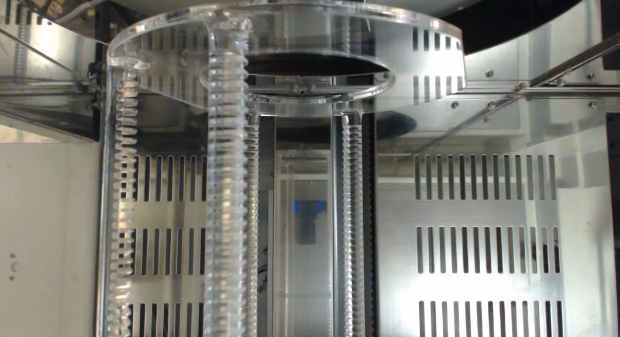
#> input picture data/calibration/sample_template.png, 620 x 337 px
$ python -i HoughLineDetector.py   (imports and definitions only)
#> lines starting #> are read from the running program, lines starting #| are printed output that depends on the picture; after the words box and inside, x2 and y2 are one past the last pixel; in counts of white or black regions, pixels touching at a corner belong together
### logics/ContourLineDetector.py
import cv2
from math import asin, tan

import numpy as np

from logics.HoughLineDetector import detectHoughLines
from models.Line import Line
from utils.Logger import logger
from utils.visualize.WindowManager import WindowManager

MINIMUM_POINTS_FOR_LINE = 3
NUM_OF_DIRECTIONS = 2000
INF = 100000

# [51 lines left out: functions detectContourLine, findMainLines, not called in this run]


def findMainDirectionByLines(lines):
    sins = []
    for idx, line in enumerate(lines):
        x1, y1, x2, y2 = line[0]
        deltax, deltay = x2-x1, y2-y1
        length = (deltax**2 + deltay**2)**(1/2)
        sin = deltay / length

        # logger.debug("idx={}, deltay={}, deltax={}, sin={}, length={}".format(idx, deltay, deltax, sin,length))
        sins.append(sin)

    hist, bin_edges = np.histogram(sins, bins=NUM_OF_DIRECTIONS)
    hist, bin_edges= list(hist), list(bin_edges)
    if bin_edges[0] == -1.0:
        if bin_edges[-1] == 1.0:
            hist[-1] += hist[0]
        else:
            hist.append(hist[0])
            bin_edges.append(1.0)
        bin_edges.__delitem__(0)
        hist.__delitem__(0)

    logger.debug("hist={}".format(hist))
    logger.debug("bin_edges={}".format(bin_edges))
    maximum, idx = findMax(hist)
    logger.debug("Main direction sin={}-{}, maximum={}, idx={}".format(bin_edges[idx], bin_edges[idx+1], maximum, idx))
    mainDirection = bin_edges[idx+1]
    # import matplotlib.pyplot as plt
    # plt.hist(hist,bin_edges)  # plt.hist passes it's arguments to np.histogram
    # plt.title("Histogram with 'auto' bins")
    # plt.show()

    return mainDirection

def findMax(arr):
    max = -INF
    max_idx = -1
    for idx, item in enumerate(arr):
        if item > max:
            max = item
            max_idx = idx

    return max, max_idx

### utils/Logger.py
import logging

from utils.base.Singleton import Singleton


class Logger(Singleton):
    @classmethod
    def getLogger(cls, log_level):
#> further down, picture is the input picture: shape (337, 620, 3); mean B, G, R 117.8, 124.4, 124.6
        logger = cls.getInstance().logger
        if log_level is "DEBUG":
            logger.setLevel(logging.DEBUG)
        elif log_level is "INFO":
            logger.setLevel(logging.INFO)
        return logger

    def __init__(self):
        self.logger = logging.getLogger("JYP")
        self.formatter = \
            logging.Formatter('[%(levelname)s|%(filename)s:%(lineno)s] '
                              '%(asctime)s > %(message)s')
        self.streamHandler = logging.StreamHandler()
        self.streamHandler.setFormatter(self.formatter)

        self.logger.addHandler(self.streamHandler)

logger = Logger.getLogger("DEBUG")

### utils/base/Singleton.py
class Singleton():
    __instance = None

    # @classmethod
    # def __getInstance(cls):
    #     return cls.__instance

    @classmethod
    def getInstance(cls, *args, **kargs):
        if cls.__instance is None:
            cls.__instance = cls(*args, **kargs)
        # cls.__instance = cls(*args, **kargs)
        # cls.instance = cls.__getInstance
        return cls.__instance

### logics/HoughLineDetector.py
import cv2

import numpy as np

from utils.Logger import logger


def detectHoughLines(image):
    img = image[:]
    img = cv2.Canny(img, 50,150)
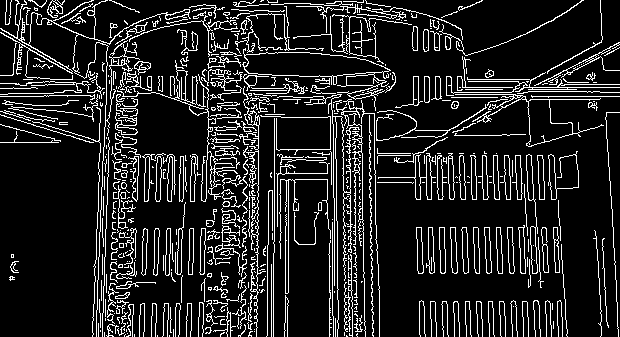
#> img: shape (337, 620); 13.7% white in thin lines or dots
    lines = cv2.HoughLinesP(img, 1,np.pi/180,80,30,10)
#> lines = 219 rows, first 6: [523, 87, 552, 87], [531, 96, 619, 96], [530, 99, 572, 99], [465, 89, 502, 89], [49, 95, 69, 95], [334, 208, 334, 264]
    logger.debug("lines number={}".format(len(lines)))
    img = cv2.cvtColor(img, cv2.COLOR_GRAY2BGR)
#> img: shape (337, 620, 3); 13.7% white in thin lines or dots
    from logics.ContourLineDetector import findMainDirectionByLines
    mainDirection = findMainDirectionByLines(lines)
#> the loop in findMainDirectionByLines, `for idx, line in enumerate(lines):` made 219 passes
#> (x1, y1, x2, y2, deltax, deltay, length, sin) on passes 1 to 3: (523, 87, 552, 87, 29, 0, 29, 0), (531, 96, 619, 96, 88, 0, 88, 0), (530, 99, 572, 99, 42, 0, 42, 0)
#> after the loop in findMainDirectionByLines, `for idx, line in enumerate(lines):`: sins = 219 values, max 1 at index 5, min -1 at index 7, mean -0.114
#> in findMainDirectionByLines, `hist, bin_edges = np.histogram(sins, bins=NUM_OF_DIRECTIONS)`: hist = 2000 values, max 84 at index 1000, min 0 at index 3, mean 0.11; bin_edges = 2001 values from -1 to 1
#> the loop in findMax, `for idx, item in enumerate(arr):` made 1999 passes
#> (item, max) on pass 1: (1, 1)
#> max on passes 485, 552, 1000, 1999: 2, 4, 84, 101
#> after the loop in findMax, `for idx, item in enumerate(arr):`: max = 101; max_idx = 1998
#> in findMainDirectionByLines, `maximum, idx = findMax(hist)`: maximum = 101; idx = 1998
#> in findMainDirectionByLines, `mainDirection = bin_edges[idx+1]`: mainDirection = 1
#> mainDirection = 1
    mask = np.zeros(img.shape)
    for line in lines:
        x1, y1, x2, y2 = line[0]
        cv2.line(mask, (x1, y1), (x2, y2), (255, 255, 255), 2)
#> this loop made 219 passes
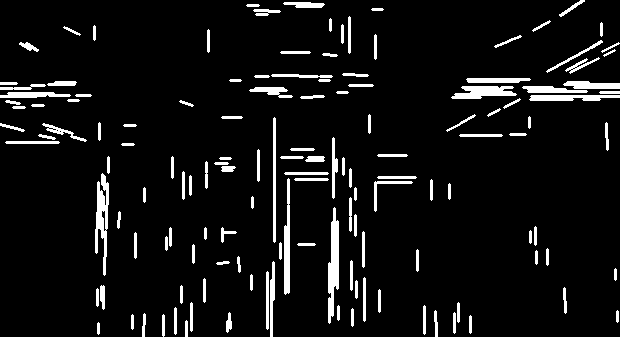
#> mask: shape (337, 620, 3) float64; 6.9% white; 140 white regions, largest, box (x1, y1, x2, y2) and area: (328, 207, 339, 324) 831, (95, 173, 109, 276) 757, (451, 86, 517, 99) 587

    return mask, mainDirection

>>> import cv2
>>> picture = cv2.imread('../data/calibration/sample_template.png')
>>> result = detectHoughLines(picture)
